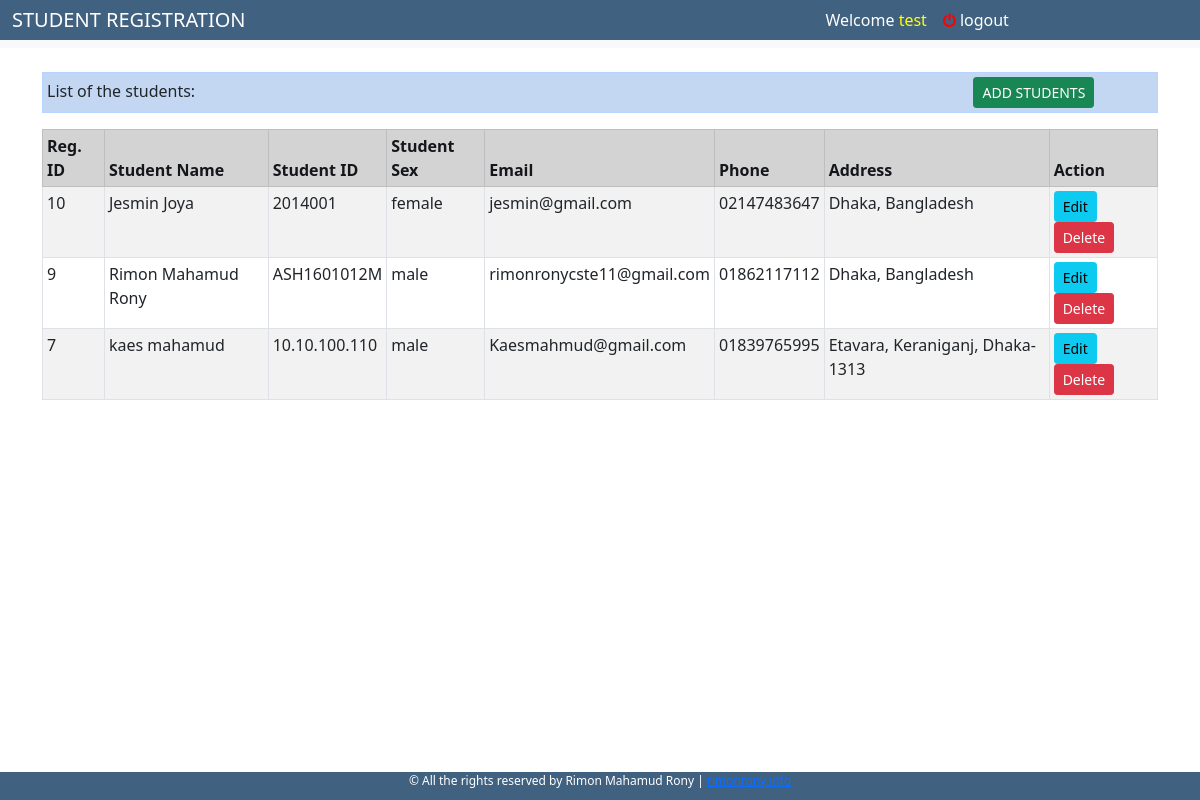
The page /list.php (signed in) on the database its author committed.
### tables this page shows
CREATE TABLE `students` (
  `id` int(11) NOT NULL,
  `s_name` varchar(255) NOT NULL,
  `s_id` varchar(255) NOT NULL,
  `s_sex` varchar(255) NOT NULL,
  `s_email` varchar(255) NOT NULL,
  `s_phone` int(15) NOT NULL,
  `address` varchar(255) NOT NULL
);

### list.php (the view, shortened to what this page needs)
<?php
 $username=$_SESSION['v_name'];
 $log='logout';
 $message='Welcome';
?>
<?php include ('db.php'); ?>
<?php include ('head.php'); ?>
<div class="container">
    <br>
    <table class="table table-striped table-sm alert alert-primary">
        <tr>
            <td>
            List of the students:
            <button type="button" class="btn btn-sm btn-success" style="margin-left:70%;"><a href="home.php" style="text-decoration: none;" ><span style="color:white;">ADD STUDENTS</span></a></button>
            </td>
        </tr>
    </table>
    <table class="table table-striped table-sm table-bordered">
      <thead class="thead-dark">
        <tr class="alert alert-dark">
          <th scope="col">Reg. ID</th>
          <th scope="col">Student Name</th>
          <th scope="col">Student ID</th>
          <th scope="col">Student Sex</th>
          <th scope="col">Email</th>
          <th scope="col">Phone</th>
          <th scope="col">Address</th>
          <th scope="col">Action</th>
        </tr>
      </thead>
      <?php
        $sql="SELECT * FROM `students` ORDER BY id Desc";
        $result=mysqli_query($conn,$sql);
      ?>
      <tbody>
        <?php while ($row= mysqli_fetch_assoc($result)) { ?>
        <tr>
          <td><?php echo $row['id']; ?></td>
          <td><?php echo $row['s_name']; ?></td>
          <td><?php echo $row['s_id']; ?></td>
          <td><?php echo $row['s_sex']; ?></td>
          <td><?php echo $row['s_email']; ?></td>
          <td><?php echo '0'.$row['s_phone']; ?></td>
          <td><?php echo $row['address']; ?></td>
          <td>
                    <a href="edit.php?id=<?php echo $row['id']; ?>"><button type="button" class="btn btn-sm btn-info"> Edit</button></a>
                    <a href="delete.php?id=<?php echo $row['id']; ?>"><button type="button" class="btn btn-sm btn-danger">
                    Delete
                    </button></a>
            </td>
        </tr>
        <?php } ?>
      </tbody>
    </table>
</div>
<?php include('footer.php'); ?>

### head.php (shortened to what this page needs)
<!DOCTYPE html>
<html>
<head>
	<link href="https://cdn.jsdelivr.net/npm/bootstrap@5.0.2/dist/css/bootstrap.min.css" rel="stylesheet">
  <link rel="stylesheet" href="https://cdnjs.cloudflare.com/ajax/libs/font-awesome/4.7.0/css/font-awesome.min.css">
	<link rel="stylesheet" type="text/css" href="style.css">
</head>
<body>
<div id="header">
	<nav class="navbar navbar-expand-lg navbar-light bg-light">
  <div class="header container-fluid">
    <a class="navbar-brand" href="index.php" style="color: white;">STUDENT REGISTRATION</a>
    <div class="collapse navbar-collapse" id="navbarNavDropdown">
      <ul class="navbar-nav" style="margin-left: 60%;">
        <li class="nav-item">
          <a class="nav-link active" aria-current="page" href="#" style="color: white;"><?php echo $message; ?><span style="color:yellow;"><?php echo ' '.$username;?></span></a>
        </li>
        <li class="nav-item">
          <a class="nav-link active" aria-current="page" href="logout.php" style="color: white;">
            <?php if (isset($_SESSION['v_name'])) {echo '<i class="fa fa-power-off" style="font-size:15px;color:red"></i>'.' '.$log;} ?></a>
        </li>
      </ul>
    </div>
  </div>
</nav>
</div>

### footer.php (shortened to what this page needs)
<div class="footer ">
  <p style="font-size: 12px;">&copy; All the rights reserved by Rimon Mahamud Rony | <a href="https://www.rimonrony.info/" target="_blank">rimonrony.info</a></p>
</div>

### style.css (style rules this page uses)
.header { background-color: #416180; margin-top: -8px; }

### footer.php (style rules this page uses)
.footer { position: fixed; left: 0; bottom: -6px; width: 100%; background-color: #416180; color: white; text-align: center; }

### rows shown on the page
students: id "10", s_name "Jesmin Joya", s "2014001", s_sex "female", s_email "jesmin@gmail.com", s_phone "2147483647", address "Dhaka, Bangladesh"
students: id "9", s_name "Rimon Mahamud Rony", s "ASH1601012M", s_sex "male", s_email "rimonronycste11@gmail.com", s_phone "1862117112", address "Dhaka, Bangladesh"
students: id "7", s_name "kaes mahamud", s "10.10.100.110", s_sex "male", s_email "Kaesmahmud@gmail.com", s_phone "1839765995", address "Etavara, Keraniganj, Dhaka-1313"

### other values the page prints
$message "Welcome"
$username "test"
$log "logout"
